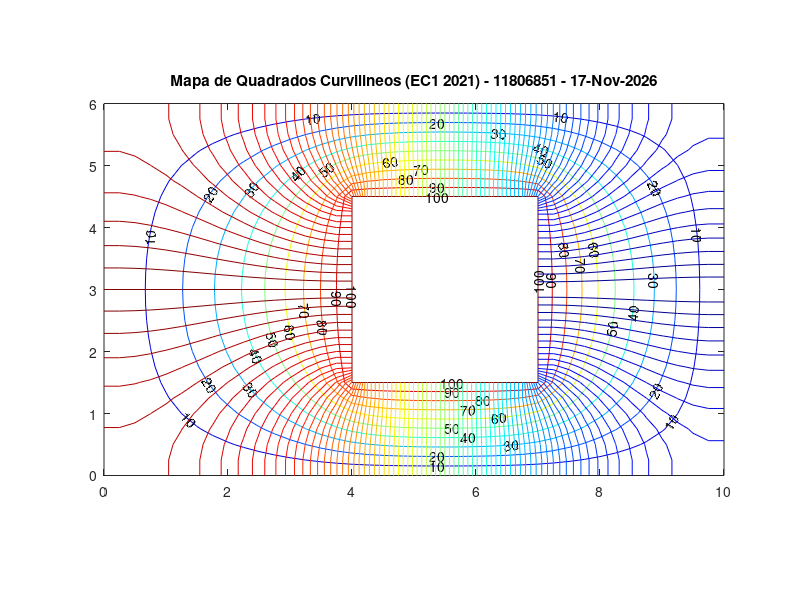

Here is the MATLAB script that generated this plot:
%%%% ///////////////////////////////////////////////////////////////////////////
%%%%        PTC3213 - EC1 - 2021 - DIFEREN�AS FINITAS
%%%%
%%%%    NUSP1 Aluno A (Substitua pelos num. e nomes corretos em ordem alf.)
%%%%    NUSP2 Aluno B
%%%%    NUSP3 Aluno C
%%%%                           Complete os campos com ???????????????????????
%%%%
%%%%  /////////////////////////////////////////////////////////////////////////
clear;
clf;
%%%
%%%  A linha 15 (pkg install...) deve ser executada uma unica vez no
%%% GNU Octave e necessita de conexao aa internet. Pode tambem ser executada fora do programa.
%%%
warning ("off");
%pkg install -local -forge  matgeom; %% descomentar para rodar a 1a vez, somente
pkg load matgeom; % executar este comando apenas 1 vez, ap�s abrir o Octave
warning ("on");
clc;
%%%  ======================================================================
%%%   Dados de entrada
%%%
NUSP = 11806851  ; % NUSP do 1o aluno (ordem alfab.)
%
a= 10 ; # dimens�es em cm
b= 6  ;
c= 3  ;
d= 3  ;
g= 4  ;
h=(b-d)/2;
epsr= 2;
sigma= 3e-3  ;  # S/m
sigma_dual= 4e-3; # S/m
eps0= 8.85418782e-12;  % F/m
Vmin= 0;     % Volts
Vmax= 100;   % Volts
%%%
%%%  ======================================================================
%%%
%%%            Definicao do dominio
%%%%
%%%% A variavel dx abaixo e' a discretizacao utilizada. Valores diferentes
%%%% daqueles sugeridos abaixo nao funcionarao. Diminua o dx para gerar a
%%%% versao final a ser entregue.
%dx=0.05; % Tempo de execucao MUITO longo!!
%dx=0.1;   % Tempo de execucao longo!!
%dx=0.25;  % recomendado para a versao final
dx=0.25;%% Mude para dx=0.25 somente quando for gerar os resultados finais!!!
erro=0.0;
start=start_Dual= 50;
iter=0;
dy=dx;
lx=a;
ly=b;
Nx=round(lx/dx)+1;
Ny=round(ly/dx)+1;
ring1= [0 0; lx 0; lx ly; 0 ly; 0 0];
ring2=[g h; g h+d; g+c h+d; g+c h; g h];
polyg={ring1,ring2};
verts = polygonVertices(polyg);
xgv=((1:Nx)-1)*dx;
ygv=((1:Ny)-1)*dx;
[x,y]=meshgrid(xgv,ygv);
verts1 = polygonVertices(ring1);
verts2 = polygonVertices(ring2);
xv1=verts1(:,1);
yv1=verts1(:,2);
xv2=verts2(:,1);
yv2=verts2(:,2);
[in1,on1] = inpolygon(x,y,xv1,yv1);
[in2,on2] = inpolygon(x,y,xv2,yv2);
%%%
%%%    Atribui Condicoes de contorno
%%%
r=find(in1&~in2|on2); % tudo
p=find(in1&~on1&~in2); %so  nos internos
q=find(on1|on2); %so fronteira
iVmax=find(on2);
iFuro=find(in2&!on2);
Phi_prev=zeros(size(x));
Phi_new=zeros(size(x));
Phi_new(iVmax)= Vmax;
Phi_new(iFuro)= NaN;
Phi_new(p)= start;
%%% ========================================================================
%%%
%%% Contador de iteracoes
iter=0;
%%% Erro maximo entre Phi_new e Phi_prev
erro=max(max(abs(Phi_new-Phi_prev)));
%%%
%%%             Laco iterativo - Metodo das Diferencas Finitas
%%%
while(erro > 1e-4 && iter < 1e4)% Executa ate convergir ou atingir o maximo de iteracoes
    iter=iter+1; % Incrementa iteracao
%%%   Atualiza o potencial dos nos internos pela media dos 4 vizinhos - Eq. Laplace - M.D.F.
    for k=1:size(p,1);
        [i,j]=ind2sub(size(x),p(k));
            Phi_new(i,j)=(Phi_new(i-1,j)+Phi_new(i+1,j)+Phi_new(i,j-1)+Phi_new(i,j+1))/4;
    end
%%%% Calcula maximo erro entre Phi_atual e Phi_prev de todo o dominio
    erro=max(max(abs(Phi_new-Phi_prev)));
    eps(iter)=erro;
%%%%    Atualiza a matriz de potenciais
    Phi_prev=Phi_new;

end
niter1=iter;
if (niter1 == 1e4 && erro > 1e-4)
	disp([' Numero maximo de iteracoes atingido sem convergencia :', num2stg(niter1), '  iteracoes \? Erro: \n', num2str(erro), 'Os resultados podem nao ter significado!\n']);
end
%%%
%%%
%%% Problema Dual (Somente para tracado dos Quadrados Curvilineos!)
%%%
%%% Atribui Condicoes de Contorno
iyDual=find( (y(:,:) < ly/1.999) & (y(:,:) > ly/2.001) );
iVmaxdual=find( (x(iyDual) > (-0.01)) & (x(iyDual) < (1.0001*g)));
i0=find( (x(iyDual)> (0.9999*(g+c))) & (x(iyDual)< (1.0001*lx)) );
xfe=find(  x(iVmax)< 1.0001*min(x(iVmax)) ); xfd=find(  x(iVmax)> 0.9999*max(x(iVmax)) );
yfa=find(  y(iVmax)> 0.9999*max(y(iVmax)) ); yfb=find(  y(iVmax)< 1.0001*min(y(iVmax)) );
tol=1e-4;
for k=1:size(iVmax,1);
    if ( abs( x(iVmax(k))-min(x(iVmax)) )< tol && abs( y(iVmax(k))-min(y(iVmax)) )< tol)
             [ieb,jeb]=ind2sub(size(x), iVmax(k));
     elseif (abs( x(iVmax(k))-min(x(iVmax)) )< tol && abs( y(iVmax(k))-max(y(iVmax)) )< tol)
            [iea,jea]=ind2sub(size(x), iVmax(k));
     elseif ( abs( x(iVmax(k))-max(x(iVmax)) )< tol && abs( y(iVmax(k))-min(y(iVmax)) )< tol)
             [idb,jdb]=ind2sub(size(x), iVmax(k));
     elseif (abs( x(iVmax(k))-max(x(iVmax)) )< tol && abs( y(iVmax(k))-max(y(iVmax)) )< tol)
            [ida,jda]=ind2sub(size(x), iVmax(k));
    end
 end

Dual_prev=zeros(size(x));
Dual_new=Dual_prev;
Dual_new(r)= -1;
Dual_new(iFuro)= NaN;
Dual_new(iyDual(iVmaxdual))=Vmax;
Dual_new(iyDual(i0))=Vmin;
p2=find(Dual_new(p) < 0);
Dual_new(r)= start_Dual;
Dual_new(iFuro)= NaN;
Dual_new(iyDual(iVmaxdual))=Vmax;
Dual_new(iyDual(i0))=Vmin;
%%% Contador de iteracoes - dual
iter2=0;
%%% Erro maximo entre Phi_new e Phi_prev (Dual)
erro2=max(max(abs(Dual_new-Dual_prev)));
%
%%%       Laco iterativo (Problema Dual) - MDF
%
while(erro2 > 1e-3 && iter2 < 1e4)% Executa ate convergir ou atingir o maximo de iteracoes
    iter2=iter2+1; % Incrementa iteracao
%%%   Atualiza o potencial das fronteiras
    Dual_new(1,:)=Dual_prev(2,:);
    Dual_new(Ny,:)=Dual_prev(Ny-1,:);
    Dual_new(:,1)=Dual_prev(:,2);
    Dual_new(2:Ny-1,Nx)=Dual_prev(2:Ny-1,Nx-1);
    for k=2:size(xfe,1)-1
        [ie,je]=ind2sub(size(Dual_new), iVmax(xfe(k)));
        Dual_new(ie,je)=Dual_new(ie,je-1);
    end
    for k=2:size(xfd,1)-1
        [id,jd]=ind2sub(size(Dual_new), iVmax(xfd(k)));
        Dual_new(id,jd)=Dual_new(id,jd+1);
    end
    for k=2:size(yfb,1)-1
        [ib,jb]=ind2sub(size(Dual_new), iVmax(yfb(k)));
        Dual_new(ib,jb)=Dual_new(ib-1,jb);
    end
    for k=2:size(yfa,1)-1
        [ia,ja]=ind2sub(size(Dual_new), iVmax(yfa(k)));
        Dual_new(ia,ja)=Dual_new(ia+1,ja);
    end
    Dual_new(iyDual(iVmaxdual))=Vmax;
    Dual_new(iyDual(i0))=Vmin;
%%%%
%%%% Atualiza o potencial dos nos internos pela media dos 4 vizinhos - Eq. Laplace - M.D.F.
    for k=1:size(p2,1);
        [i,j]=ind2sub(size(x),p(p2(k)));
        Dual_new(i,j)=(Dual_new(i-1,j)+Dual_new(i+1,j)+Dual_new(i,j-1)+Dual_new(i,j+1))/4;
    end
%%% Cantos
    Dual_new(ieb,jeb)=(Dual_new(ieb-1,jeb)+Dual_new(ieb+1,jeb)+Dual_new(ieb,jeb-1)+Dual_new(ieb,jeb+1))/4;
    Dual_new(iea,jea)=(Dual_new(iea-1,jea)+Dual_new(iea+1,jea)+Dual_new(iea,jea-1)+Dual_new(iea,jea+1))/4;
    Dual_new(idb,jdb)=(Dual_new(idb-1,jdb)+Dual_new(idb+1,jdb)+Dual_new(idb,jdb-1)+Dual_new(idb,jdb+1))/4;
    Dual_new(ida,jda)=(Dual_new(ida-1,jda)+Dual_new(ida+1,jda)+Dual_new(ida,jda-1)+Dual_new(ida,jda+1))/4;
%%% Calcula maximo erro entre Phi_atual e Phi_prev de todo o dominio
    erro2=max(max(abs(Dual_new-Dual_prev)));
    eps2(iter2)=erro2;
%%% Atualiza a matriz de potenciais
    Dual_prev=Dual_new;
%%%
end
niter2=iter2;
if (niter2 == 1e4 && erro2 > 1e-3)
	disp([' Numero maximo de iteracoes atingido sem convergencia :', num2stg(niter2), '  iteracoes \? Erro: \n', num2str(erro2), 'Interprete este resultado com ressalvas!\n']);
end
%%%==========================================================================
%%%
%%%               DADOS DE SAIDA
%%%
%%%==========================================================================
%%%
%%%      CORRENTE TOTAL (A)
%%
Somat=sum(Phi_new(2,:))+sum(Phi_new(Ny-1,:))+sum(Phi_new(:,2))+sum(Phi_new(:,Nx-1));
I= 1*sigma*Somat ;
%%%
%%%       RESISTENCIA em ohms
%%%
R= (Vmax-Vmin)/I   ;
%%%
%%%        CAPACITANCIA em pF
%%%
Cap= (eps0*epsr)/(R*sigma);
%%%
%%%     RESISTENCIA DUAL em ohms
%%%
Rdual=  1/(R*sigma*sigma_dual) ;
%%%
%%%    VETOR DESLOCAMENTO
%%%
Dn=[Phi_new(2,1:Nx-1),Phi_new(1:Ny-1,Nx-1)',Phi_new(Ny-1,1:Nx-1),Phi_new(1:Ny-1,2)']*epsr*eps0/dx*100;
%%
%%   Densidade de carga m�nima em nC/m^2
%%
Rho_s_min= -max(Dn)*1e9;
%%
%%  Numero de tubos de corrente
%%
nsnp= R*sigma;
ntubos=10/nsnp;  %% CORRIGIDO
%%%%==========================================================================
%%%%              IMPRESSAO DE RESULTADOS NO TERMINAL
%%%%                  ATENCAO para as unidades:
%%%%          R e Rdual em ohms     Cap em pF    Rho_s  em nC/m^2
%%%%
%%%%
fprintf('\n\n nUSP: %d\n R = %g ohms\n C = %g pF\n Rho_s_min = %g nC/m^2\n Rdual = %g ohms\n Tubos: %g\n', NUSP, R, Cap, Rho_s_min,Rdual,floor(ntubos) );
%%%
%%%
FIG=figure (1);
%%
%%%           TRACADO DE EQUIPOTENCIAIS
%%%
V=0:10:Vmax;
colormap cool;
[C,H]=contour(x,y, Phi_new ,  V  );
clabel(C,V);
axis('equal');
hold on
%%%
%%%   EQUIPOTENCIAIS PROBLEMA DUAL (para tracado dos quadrados curvilineos)
%%%
%%%
%%%
deltaV= Vmax/floor(ntubos) ;
V=0:deltaV:Vmax;
colormap jet;
contour(x,y,Dual_new, V );
axis('equal');
strusp=sprintf('%d',NUSP);
titulo=['Mapa de Quadrados Curvilineos (EC1 2021) - ', strusp, ' - ', date()];
title(titulo);
hold off
%%%
%%%      ARQUIVO DE SAIDA COM O MAPA DOS QUADRADOS CURVILINEOS
%%%(Grava na pasta exibida no Navegador de Arq. da interface gr�fica do Octave)
%%%
arq=['EC1_2021_QC_',strusp,'.png'];
print(FIG,arq);
%%%%   ========================================================================
%%%%  FIM
%%%%
